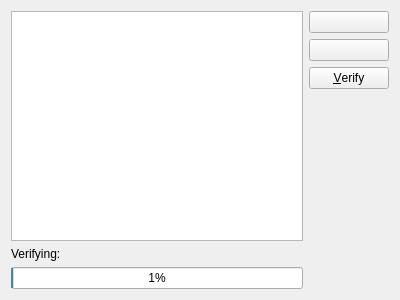
<?xml version="1.0" encoding="UTF-8"?>
<ui version="4.0">
 <class>VerificationDialog</class>
 <widget class="QWidget" name="VerificationDialog">
  <property name="geometry">
   <rect>
    <x>0</x>
    <y>0</y>
    <width>400</width>
    <height>300</height>
   </rect>
  </property>
  <layout class="QGridLayout" name="gridLayout">
   <item row="0" column="0" rowspan="4">
    <widget class="QTreeView" name="usedHashes">
     <property name="selectionMode">
      <enum>QAbstractItemView::ExtendedSelection</enum>
     </property>
     <property name="rootIsDecorated">
      <bool>false</bool>
     </property>
     <property name="uniformRowHeights">
      <bool>true</bool>
     </property>
     <property name="sortingEnabled">
      <bool>true</bool>
     </property>
    </widget>
   </item>
   <item row="0" column="1">
    <widget class="KPushButton" name="add"/>
   </item>
   <item row="1" column="1">
    <widget class="KPushButton" name="remove"/>
   </item>
   <item row="2" column="1">
    <widget class="KPushButton" name="verify">
     <property name="toolTip">
      <string>Verify the finished download with the selected checksum.</string>
     </property>
     <property name="text">
      <string>&amp;Verify</string>
     </property>
    </widget>
   </item>
   <item row="3" column="1">
    <spacer name="verticalSpacer">
     <property name="orientation">
      <enum>Qt::Vertical</enum>
     </property>
     <property name="sizeHint" stdset="0">
      <size>
       <width>20</width>
       <height>40</height>
      </size>
     </property>
    </spacer>
   </item>
   <item row="4" column="0">
    <widget class="QWidget" name="verifying" native="true">
     <layout class="QVBoxLayout" name="verticalLayout_2">
      <property name="margin">
       <number>0</number>
      </property>
      <item>
       <widget class="QLabel" name="label_3">
        <property name="text">
         <string>Verifying:</string>
        </property>
       </widget>
      </item>
      <item>
       <widget class="QProgressBar" name="progressBar">
        <property name="value">
         <number>1</number>
        </property>
       </widget>
      </item>
     </layout>
    </widget>
   </item>
  </layout>
 </widget>
 <customwidgets>
  <customwidget>
   <class>KPushButton</class>
   <extends>QPushButton</extends>
   <header>kpushbutton.h</header>
  </customwidget>
 </customwidgets>
 <tabstops>
  <tabstop>usedHashes</tabstop>
 </tabstops>
 <resources/>
 <connections/>
</ui>
